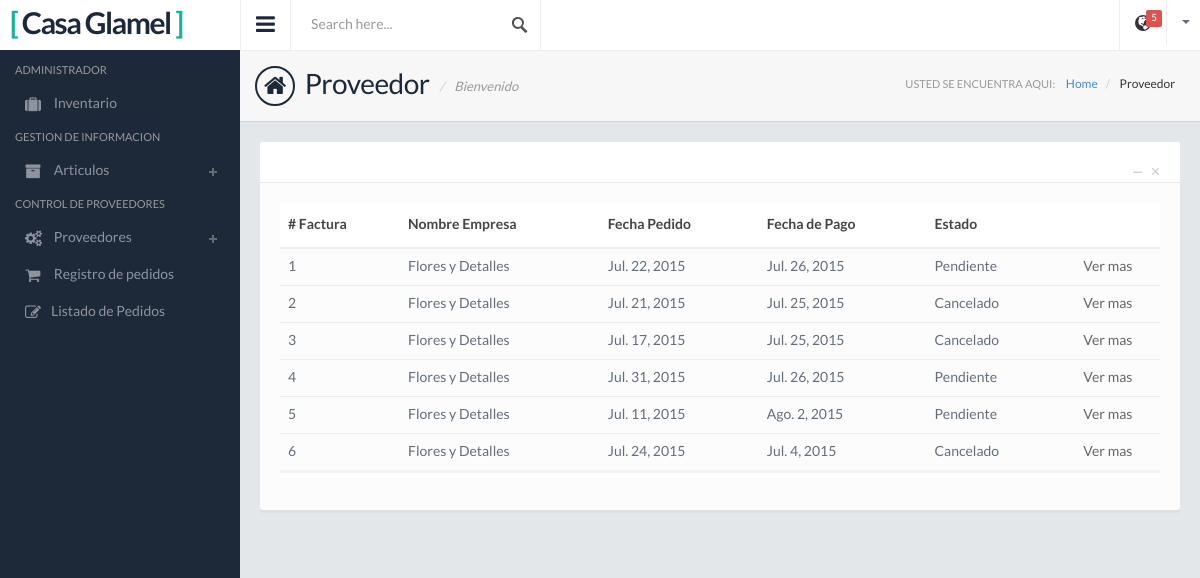
The app's page /Factura-Proveedor-Lista/, older data.
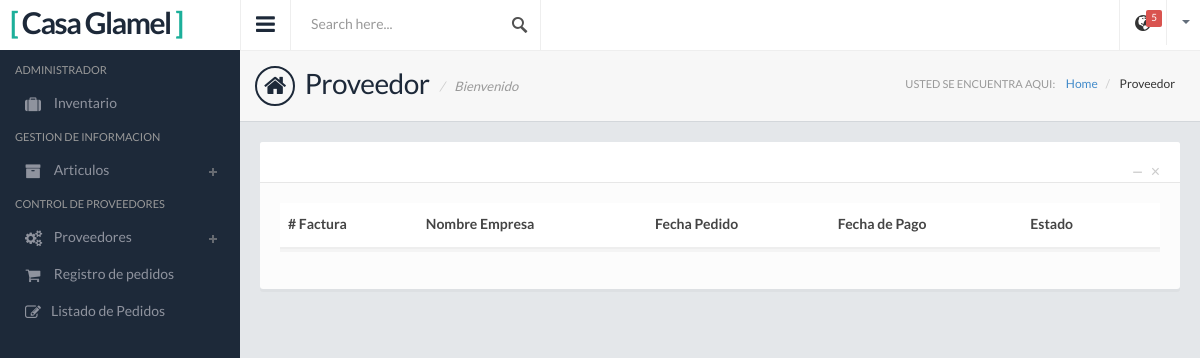
The same page, newer data.
### Apps/ControlProv/models.py (models this page shows, shortened)
class Factura_Provedor(models.Model):
    nombre_Empresa = models.ForeignKey(Proveedor)
    fecha_Pedido = models.DateField()
    fecha_Pago = models.DateField()
    estado = models.ForeignKey(Estado)

class Estado(models.Model):
    nombre_estado = models.CharField(max_length=50)
    def __str__(self):
        return self.nombre_estado

### Apps/GestionInf/models.py (models this page shows)
class Proveedor(models.Model):
    nombre_Empresa= models.CharField(max_length=50)
    nit = models.CharField(max_length=50)
    telefono = models.IntegerField()
    direccion = models.CharField(max_length=100)
    correo = models.CharField(max_length=100)
    personal_Responsable = models.CharField(max_length=100)
    tipo_Proveedor = models.ManyToManyField(Tipo)
    def __str__(self):
        return self.nombre_Empresa

### Apps/ControlProv/views.py (the view)
# urls.py: url(r'^Factura-Proveedor-Lista/$', Factura_Proveedor_Lista.as_view(), name='Factura_Proveedor_Lista'),
class Factura_Proveedor_Lista(LoginRequiredMixin,ListView):
    model = Factura_Provedor
    login_url = '/'
    context_object_name = 'factura'
    template_name = 'ModuloAdmin/ControlTemplate/factura_proveedor_list.html'

### templates/ModuloAdmin/ControlTemplate/factura_proveedor_list.html (shortened to what this page needs)
{% extends "base.html" %}
{% load static from staticfiles %}
{% block link%} <link href="{% static 'css/jquery.datatables.css' %}" rel="stylesheet"> {%endblock%}
{% block page %} Proveedor {% endblock %}
{% block page2 %} Proveedor {% endblock %}
{% block contenido%}
    <div class="panel panel-default">
        <div class="panel-heading">
          <div class="panel-btns">
            <a href="#" class="panel-close">&times;</a>
            <a href="#" class="minimize">&minus;</a>
          </div>
        </div>
        <div class="panel-body">
          <div class="table-responsive">
          <table class="table" id="table3">
              <thead>
                 <tr>
                    <th># Factura</th>
                    <th>Nombre Empresa</th>
                    <th>Fecha Pedido</th>
                    <th>Fecha de Pago</th>
                    <th>Estado</th>
                     <th></th>
                 </tr>
              </thead>
              <tbody>
                 {%for factura in factura%}
                 <tr class="odd gradeX">
                    <td>{{factura.pk}}</td>
                     <td>{{factura.nombre_Empresa}}</td>
                     <td>{{factura.fecha_Pedido}}</td>
                     <td>{{factura.fecha_Pago}}</td>
                     <td>{{factura.estado}}</td>
                    <td class="table-action">
                      <a href="{% url 'ControlProv:Factura_Proveedor_Detail' factura.pk %}">Ver mas</a>
                    </td>
                 </tr>
                 {%endfor%}
              </tbody>
           </table>
          </div>
        </div>
      </div>
{% endblock %}

### templates/base.html (shortened to what this page needs)
<!DOCTYPE html>
<html lang="es">
<head>
  {% load static from staticfiles %}
  <link href="{%static 'css/style.default.css'%}" rel="stylesheet">
  {% block link%} {%endblock%}
</head>
<body>
<section>
  <div class="leftpanel">
    <div class="logopanel">
        <h1><span>[</span> Casa Glamel <span>]</span></h1>
    </div>
    <div class="leftpanelinner">
      <h5 class="sidebartitle">Administrador</h5>
      <ul class="nav nav-pills nav-stacked nav-bracket">
        <li><a href="{% url 'Inventario:Inventario_Lista' %}"><i class="fa fa-suitcase"></i> <span>Inventario</span></a></li>
        <h5 class="sidebartitle">Gestion de Informacion</h5>
        <li class="nav-parent"><a href="#"><i class="fa fa-archive"></i> <span>Articulos</span></a>
        </li>
        <h5 class="sidebartitle">Control de proveedores</h5>
        <li class="nav-parent"><a href="#"><i class="fa fa-cogs"></i> <span>Proveedores</span></a>
        </li>
        <li><a href="{% url 'ControlProv:Factura_Proveedor_Ingresar' %}"><i class="fa fa-shopping-cart"></i> <span>Registro de pedidos</span></a></li>
        <li><a href="{% url 'ControlProv:Factura_Proveedor_Lista' %}"><i class="fa fa-edit"></i>Listado de Pedidos</a></li>
      </ul>
    </div>
  </div>
  <div class="mainpanel">
    <div class="headerbar">
      <a class="menutoggle"><i class="fa fa-bars"></i></a>
      <form class="searchform" action="index.html" method="post">
        <input type="text" class="form-control" name="keyword" placeholder="Search here..." />
      </form>
      <div class="header-right">
        <ul class="headermenu">
          <li>
            <div class="btn-group">
              <button class="btn btn-default dropdown-toggle tp-icon" data-toggle="dropdown">
                <i class="glyphicon glyphicon-globe"></i>
                <span class="badge">5</span>
              </button>
            </div>
          </li>
          <li>
            <div class="btn-group">
              <button type="button" class="btn btn-default dropdown-toggle" data-toggle="dropdown">
                <span class="caret"></span>
              </button>
            </div>
          </li>
        </ul>
      </div>
    </div>
    <div class="pageheader">
      <h2><i class="fa fa-home"></i> {% block page %} {% endblock %} <span>Bienvenido</span></h2>
      <div class="breadcrumb-wrapper">
        <span class="label">Usted se encuentra aqui:</span>
        <ol class="breadcrumb">
          <li><a href="index.html">Home</a></li>
          <li class="active">{% block page2 %} {% endblock %}</li>
        </ol>
      </div>
    </div>
    <div class="contentpanel">
      {% block contenido%}{% endblock %}
    </div>
  </div>
</section>
</body>
</html>

### static/css/style.default.css (style rules this page uses)
body { background: #1d2939; font-family: 'LatoRegular', 'Lucida Grande', 'Lucida Sans Unicode', Helvetica, sans-serif !important; line-height: 21px; color: #636e7b; overflow: hidden; }
input,select,textarea { font-family: 'LatoRegular', 'Lucida Grande', 'Lucida Sans Unicode', Helvetica, sans-serif !important; color: #636e7b; }
h1,h2,h3,h4,h5 { font-family: 'LatoRegular', 'Lucida Grande', 'Lucida Sans Unicode', Helvetica, sans-serif; }
.headerbar { border-left: 1px solid #eee; background: #fff; }
.headerbar::after { clear: both; display: block; content: ''; }
.menutoggle { float: left; width: 50px; height: 50px; font-size: 22px; padding: 14px 0 0 15px; cursor: pointer; float: left; color: #1d2939; border-right: 1px solid #eee; -moz-transition: all 0.2s ease-out 0s; -webkit-transition: all 0.2s ease-out 0s; transition: all 0.2s ease-out 0s; }
.searchform input { width: 250px; background: #fff url(../images/icon-search.png) no-repeat 95% center; float: left; padding: 18px 20px; border: 0; border-right: 1px solid #eee; -moz-border-radius: 0; -webkit-border-radius: 0; border-radius: 0; height: 50px; font-size: 14px; }
.header-right { float: right; }
.headermenu { list-style: none; }
.headermenu > li { display: inline-block; float: left; border-left: 1px solid #eee; position: relative; }
.headermenu .dropdown-toggle { padding: 12px 10px; border-color: #fff; background: #fff; -moz-border-radius: 0; -webkit-border-radius: 0; border-radius: 0; border: 0; }
.headermenu .dropdown-toggle .caret { margin-left: 5px; }
.headermenu .tp-icon { padding: 12px 15px; height: 50px; font-size: 16px; background: #fff; color: #333; border-color: #fff; -moz-transition: all 0.2s ease-out 0s; -webkit-transition: all 0.2s ease-out 0s; transition: all 0.2s ease-out 0s; }
.headermenu .btn-group { margin-bottom: 0; }
.leftpanel { width: 240px; position: absolute; top: 0; left: 0; }
.logopanel { padding: 10px; background: #fff; }
.logopanel h1 { font-size: 30px; font-family: 'LatoBold', 'Lucida Grande', 'Lucida Sans Unicode', Helvetica, sans-serif; letter-spacing: -1.5px; color: #1d2939; line-height: 30px; margin: 0; }
.logopanel h1 span { color: #1caf9a; }
.leftpanelinner { padding: 5px 15px; }
.sidebartitle { font-size: 11px; text-transform: uppercase; color: #999; margin-bottom: 10px; }
.nav-bracket > li > a { color: #8f939e; padding: 7px 10px; }
.nav-bracket > li.nav-parent > a { background: transparent url(../images/plus-white.png) no-repeat 96% center; }
.nav-bracket li .fa, .nav-bracket li .glyphicon { font-size: 16px; vertical-align: middle; margin-right: 10px; width: 16px; text-align: center; }
.mainpanel { margin-left: 240px; background: #e4e7ea; min-height: 1000px; }
.pageheader { padding: 15px; border-bottom: 1px solid #d3d7db; border-top: 1px solid #eee; background: #f7f7f7; position: relative; }
.pageheader h2 { font-size: 28px; color: #1D2939; letter-spacing: -0.5px; margin: 0; }
.pageheader .glyphicon, .pageheader .fa { font-size: 24px; margin-right: 5px; padding: 6px 7px; border: 2px solid #1D2939; -moz-border-radius: 50px; -webkit-border-radius: 50px; border-radius: 50px; }
.pageheader h2 span { font-size: 13px; text-transform: none; color: #999; font-style: italic; vertical-align: middle; letter-spacing: 0; }
.pageheader h2 span::before { content: '/'; margin: 0 10px 0 5px; color: #ccc; }
.pageheader .breadcrumb-wrapper { position: absolute; top: 23px; right: 25px; }
.pageheader .breadcrumb-wrapper .label { color: #999; text-transform: uppercase; font-size: 11px; font-weight: normal; display: inline-block; }
.pageheader .breadcrumb { background: none; display: inline-block; padding: 0; }
.pageheader .breadcrumb li { font-size: 12px; }
.pageheader .breadcrumb li.active { color: #333; }
.contentpanel { padding: 20px; }
.contentpanel::after { clear: both; display: block; content: ''; }
.tp-icon { padding: 10px 20px; line-height: 20px; border-color: #ddd; position: relative; }
.tp-icon .badge { position: absolute; font-size: 10px; font-weight: normal; right: 4px; top: 10px; line-height: 13px; background-color: #D9534F; -moz-border-radius: 2px; -webkit-border-radius: 2px; border-radius: 2px; padding: 2px 5px; }

Row changes from the older to the newer data that the page shows:
removed Factura_Provedor: pk "1", nombre_Empresa "Flores y Detalles", fecha_Pedido "Jul. 22, 2015", fecha_Pago "Jul. 26, 2015", estado "Pendiente"
removed Factura_Provedor: pk "2", nombre_Empresa "Flores y Detalles", fecha_Pedido "Jul. 21, 2015", fecha_Pago "Jul. 25, 2015", estado "Cancelado"
removed Factura_Provedor: pk "3", nombre_Empresa "Flores y Detalles", fecha_Pedido "Jul. 17, 2015", fecha_Pago "Jul. 25, 2015", estado "Cancelado"
removed Factura_Provedor: pk "4", nombre_Empresa "Flores y Detalles", fecha_Pedido "Jul. 31, 2015", fecha_Pago "Jul. 26, 2015", estado "Pendiente"
removed Factura_Provedor: pk "5", nombre_Empresa "Flores y Detalles", fecha_Pedido "Jul. 11, 2015", fecha_Pago "Ago. 2, 2015", estado "Pendiente"
removed Factura_Provedor: pk "6", nombre_Empresa "Flores y Detalles", fecha_Pedido "Jul. 24, 2015", fecha_Pago "Jul. 4, 2015", estado "Cancelado"
